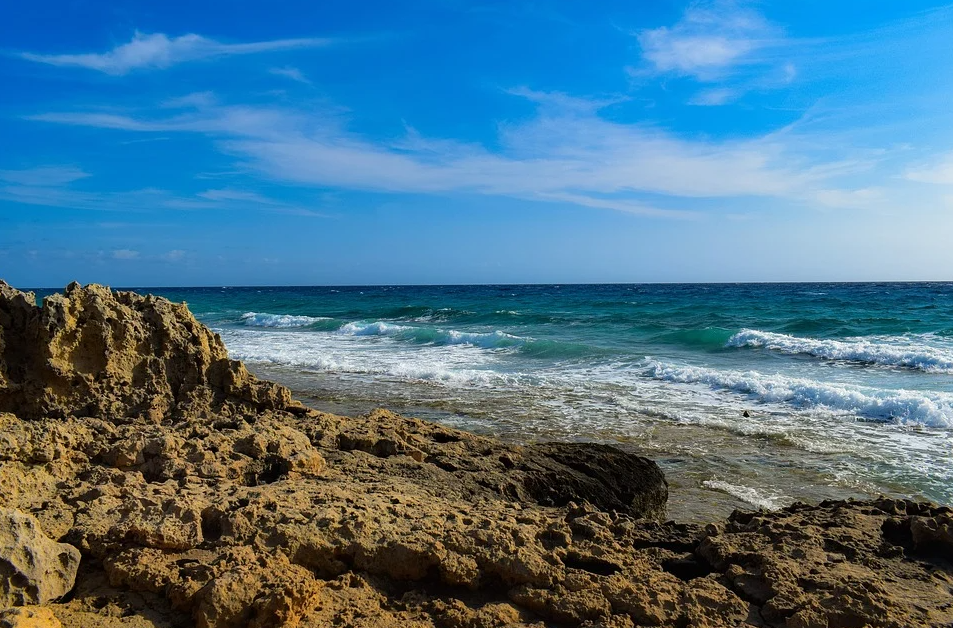
#> input picture segmentacion.png, 953 x 628 px, found by its file name
$ jupyter execute --allow-errors tp1_Vc1_Part2_point3.ipynb
#> lines starting #> are read from the running program, lines starting #| are printed output that depends on the picture; after the words box and inside, x2 and y2 are one past the last pixel; in counts of white or black regions, pixels touching at a corner belong together; long printed decimals are rounded
[cell 1]
import numpy as np
import cv2 as cv
import matplotlib.pyplot as plt

# Parte 2

[cell 2]
import cv2

# 3. Para la imagen segmentacion.png analice el histograma de los canales RGB. Segmente algunos de los elementos presentes en la imagen (agua, cielo, tierra) y muestre, aplicando mascaras, las regiones en imágenes separadas.

[cell 3]
img_segmentacion_rgb = cv.imread('/content/drive/MyDrive/Colab Notebooks/VC1/tp1/segmentacion.png', cv.COLOR_BGR2RGB)
#> img_segmentacion_rgb is the input picture: shape (628, 953, 3); mean B, G, R 139, 116.4, 76.1

[cell 4]
imgRGB = cv.cvtColor(img_segmentacion_rgb, cv.COLOR_BGR2RGB)

plt.figure(1)
plt.imshow(imgRGB)
plt.show()

[cell 5]
plt.hist(imgRGB.ravel(),256,[0,256])
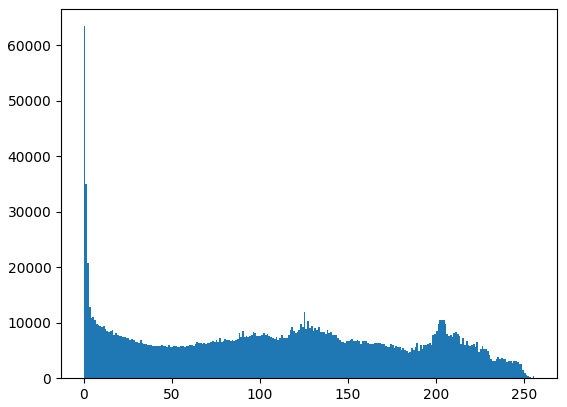
#> figure drawn by matplotlib, 1 panel; tallest bar 63479 high, from x = 0 to 1

[cell 6]
imgRGB.shape
#> Out = (628, 953, 3)

# Segmentacion elemento CIELO

[cell 7]
# Tomamos una muestra
img_muestra_cielo = imgRGB[0:250, 0:953,:]
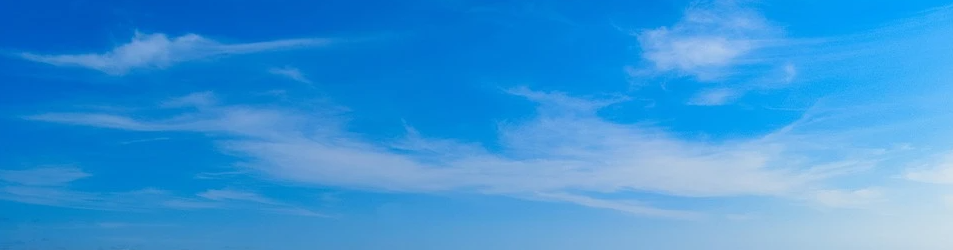
#> img_muestra_cielo: shape (250, 953, 3); mean R, G, B 57.4, 150, 217.3
plt.figure()
plt.imshow(img_muestra_cielo)
plt.show()

[cell 8]
# Calculamos el promedio y la dstd de la muestra en los 3 canales
color_mean, color_std = cv.meanStdDev(img_muestra_cielo)
#> color_mean = [57.4, 150, 217.3]; color_std = [57.64, 29.52, 15.93]
print(color_mean.flatten().tolist())
#| [57.397, 150.045, 217.337]
print(color_std.flatten().tolist())
#| [57.638, 29.516, 15.926]

[cell 9]
# Pintemos de blanco los puntos que estén cerca de la media en un radio menor que 3 sigmas
# para ¨capturar¨ el 99.7 % de pixeles.
n_sigma =2.7
mask = cv.inRange(imgRGB, color_mean-color_std * n_sigma,  color_mean+color_std * n_sigma)
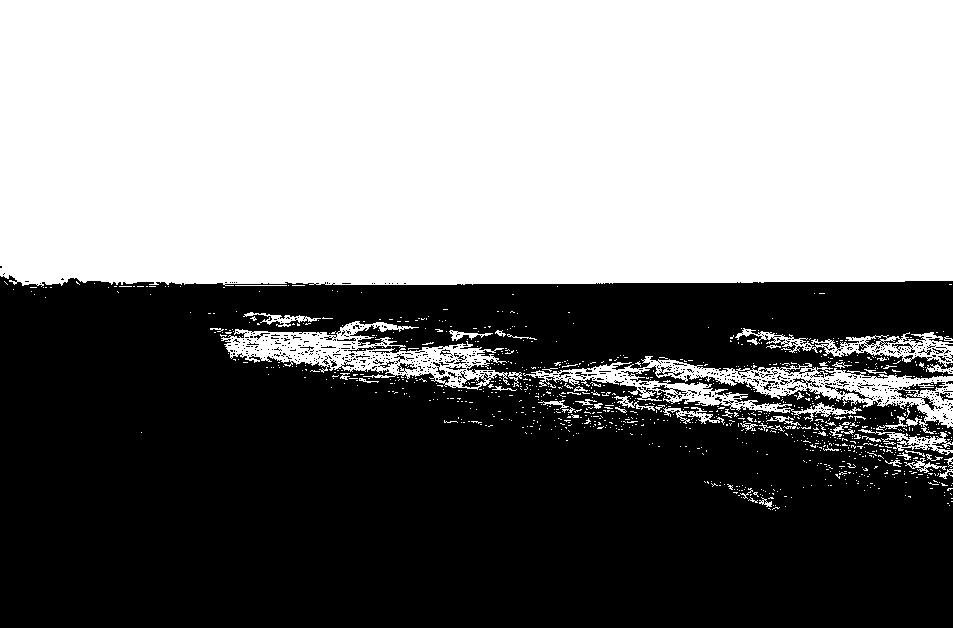
#> mask: shape (628, 953); 49.4% white; 999 white regions (937 under 20 px), largest, box (x1, y1, x2, y2) and area: (0, 0, 953, 287) 269850, (523, 356, 953, 434) 9356, (221, 321, 510, 390) 7167
img_segmentada = cv.bitwise_and(imgRGB, imgRGB, mask=mask)
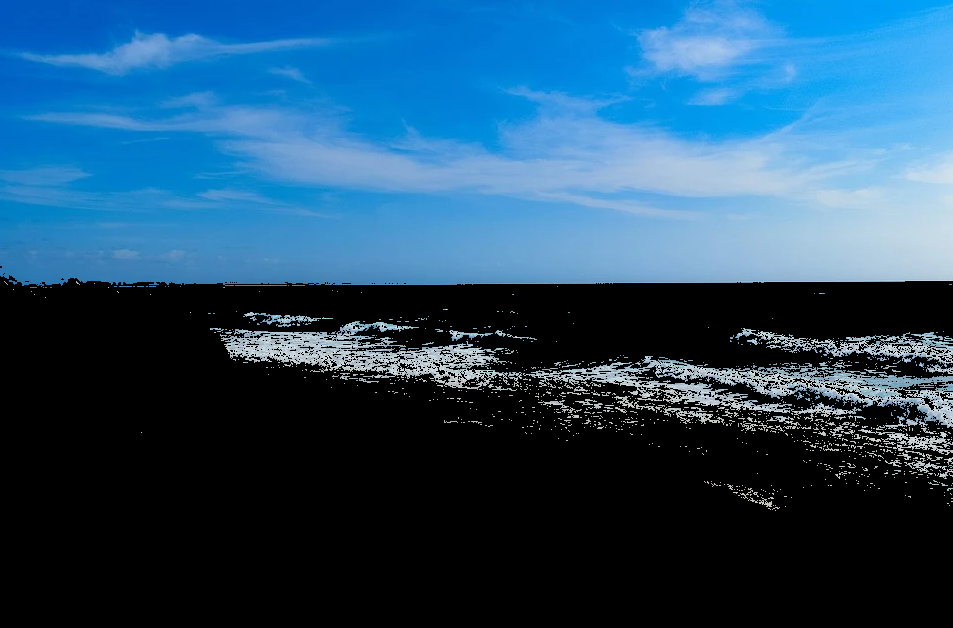
#> img_segmentada: shape (628, 953, 3); mean R, G, B 35.7, 76.2, 105.7

plt.figure()
plt.imshow(img_segmentada)
plt.show()

plt.figure()
plt.imshow(mask,cmap='gray')
plt.show

# Segmentacion elemento Agua

[cell 10]
# Tomamos una muestra
img_muestra_agua = imgRGB[300:400,0:953,:]
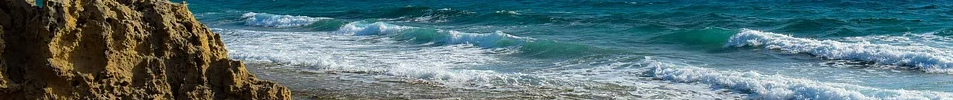
#> img_muestra_agua: shape (100, 953, 3); mean R, G, B 86.8, 112.7, 116.6
plt.figure()
plt.imshow(img_muestra_agua)
plt.show()

[cell 11]
# Calculamos el promedio y la dstd de la muestra en los 3 canales
color_mean_agua, color_std_agua = cv.meanStdDev(img_muestra_agua)
#> color_mean_agua = [86.81, 112.7, 116.6]; color_std_agua = [65.47, 58.86, 65.6]
print(color_mean.flatten().tolist())
#| [57.397, 150.045, 217.337]
print(color_std.flatten().tolist())
#| [57.638, 29.516, 15.926]

[cell 12]
# Pintemos de blanco los puntos que estén cerca de la media en un radio menor que 3 sigmas
# para ¨capturar¨ el 99.7 % de pixeles.
n_sigma = 0.7
mask_agua = cv.inRange(imgRGB, color_mean_agua-color_std_agua * n_sigma,  color_mean_agua+color_std_agua * n_sigma)
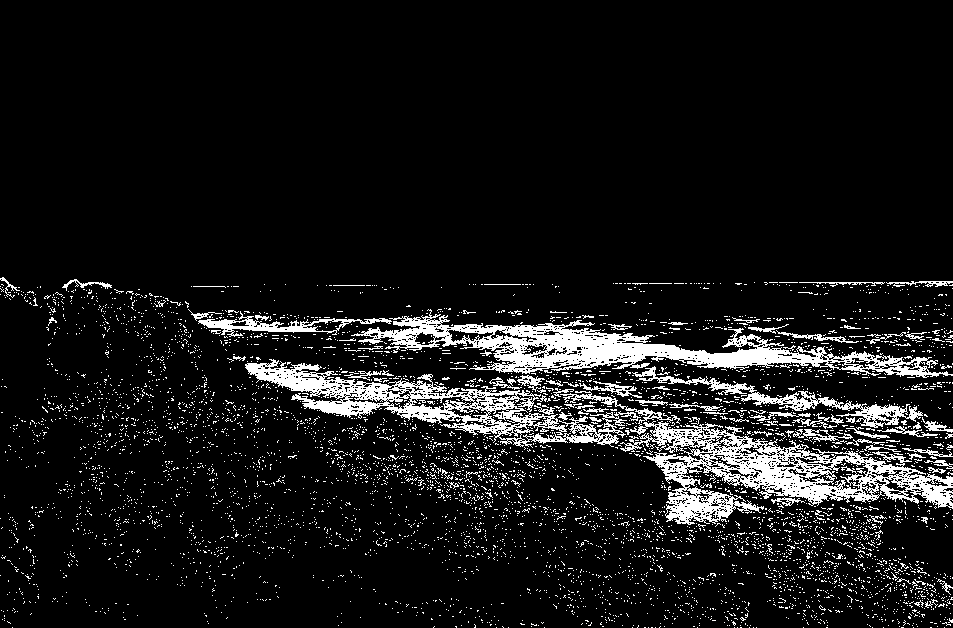
#> mask_agua: shape (628, 953); 9.2% white; 5526 white regions (5420 under 20 px), largest, box (x1, y1, x2, y2) and area: (560, 391, 953, 525) 12094, (351, 309, 953, 378) 11484, (245, 359, 641, 448) 8636
img_segmentada_agua = cv.bitwise_and(imgRGB, imgRGB, mask=mask_agua)
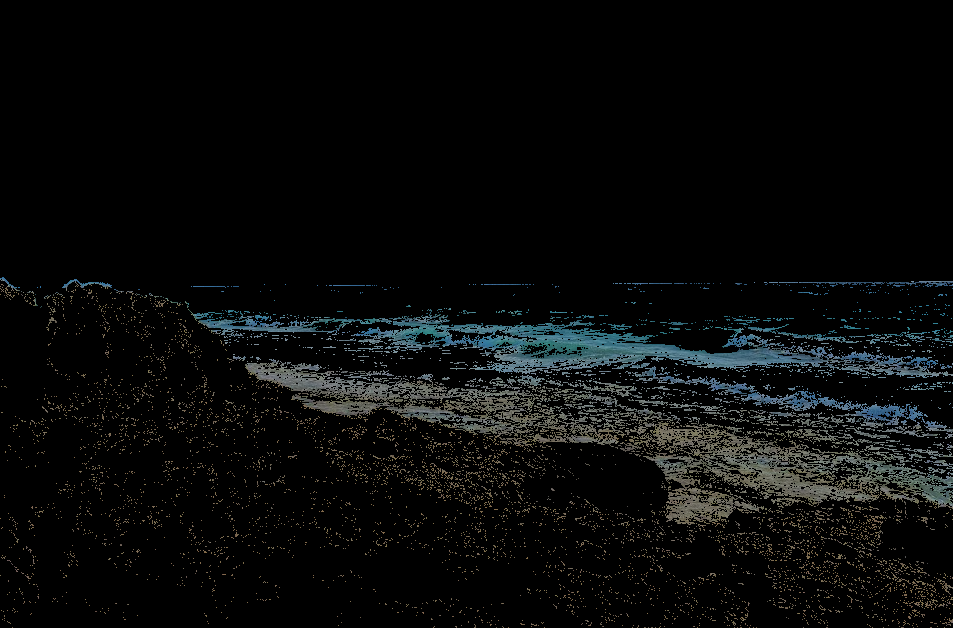
#> img_segmentada_agua: shape (628, 953, 3); mean R, G, B 9, 10.2, 10

plt.figure()
plt.imshow(img_segmentada_agua)
plt.show()

plt.figure()
plt.imshow(mask_agua,cmap='gray')
plt.show

# Segmentacion elemento ROCAS

[cell 13]
# Tomamos una muestra
img_muestra_rocas = imgRGB[500:600,0:953,:]
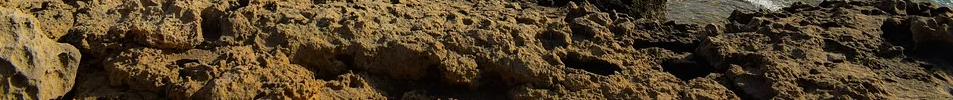
#> img_muestra_rocas: shape (100, 953, 3); mean R, G, B 81.3, 64.3, 40.6
plt.figure()
plt.imshow(img_muestra_rocas)
plt.show()

[cell 14]
# Calculamos el promedio y la dstd de la muestra en los 3 canales
color_mean_rocas, color_std_rocas= cv.meanStdDev(img_muestra_rocas)
#> color_mean_rocas = [81.27, 64.3, 40.6]; color_std_rocas = [56.5, 49.77, 37.04]
print(color_mean.flatten().tolist())
#| [57.397, 150.045, 217.337]
print(color_std.flatten().tolist())
#| [57.638, 29.516, 15.926]

[cell 15]
# Pintemos de blanco los puntos que estén cerca de la media en un radio menor que 3 sigmas
# para ¨capturar¨ el 99.7 % de pixeles.
n_sigma = 1
mask_Rocas = cv.inRange(imgRGB, color_mean_rocas-color_std_rocas * n_sigma,  color_mean_rocas+color_std_rocas * n_sigma)
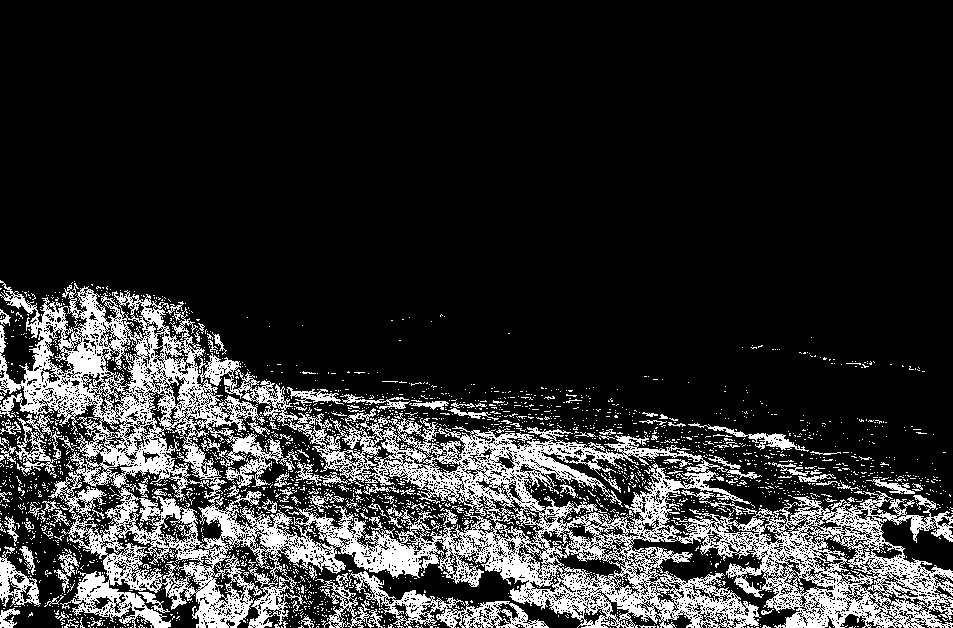
#> mask_Rocas: shape (628, 953); 17.9% white; 2470 white regions (2349 under 20 px), largest, box (x1, y1, x2, y2) and area: (0, 280, 953, 628) 86841, (349, 571, 549, 628) 2856, (0, 546, 41, 607) 988
img_segmentada_Rocas = cv.bitwise_and(imgRGB, imgRGB, mask=mask_Rocas)
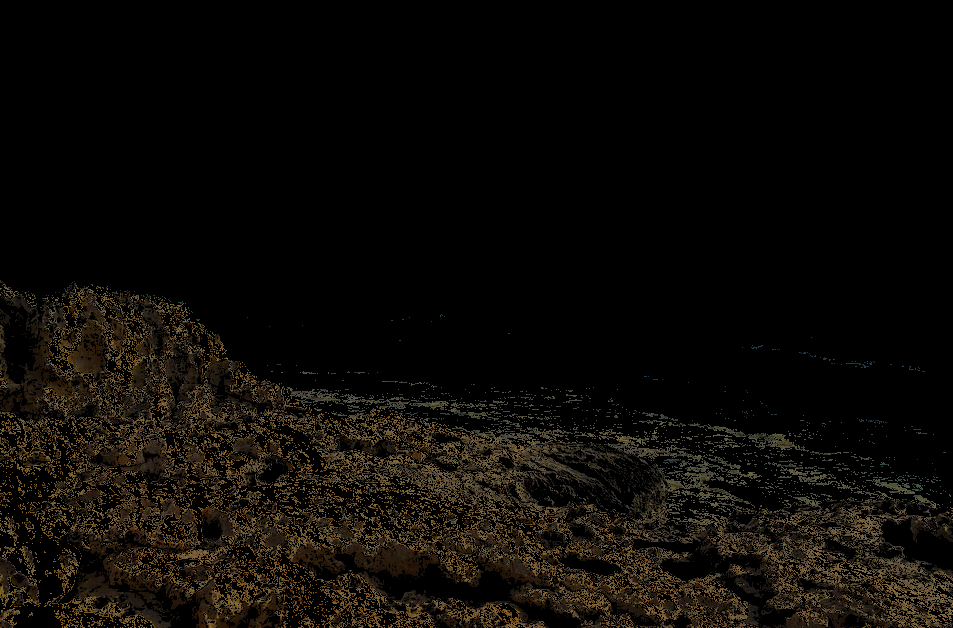
#> img_segmentada_Rocas: shape (628, 953, 3); mean R, G, B 13, 10.3, 6.3

plt.figure()
plt.imshow(img_segmentada_Rocas)
plt.show()

plt.figure()
plt.imshow(mask_Rocas,cmap='gray')
plt.show

# resumen

[cell 16]
figure,ax=plt.subplots(1,3,figsize=(20,10))
ax[0].imshow(img_segmentada)
ax[0].set_title('Cielo')
ax[1].imshow(img_segmentada_agua)
ax[1].set_title('Agua')
ax[2].imshow(img_segmentada_Rocas)
ax[2].set_title('Rocas')
